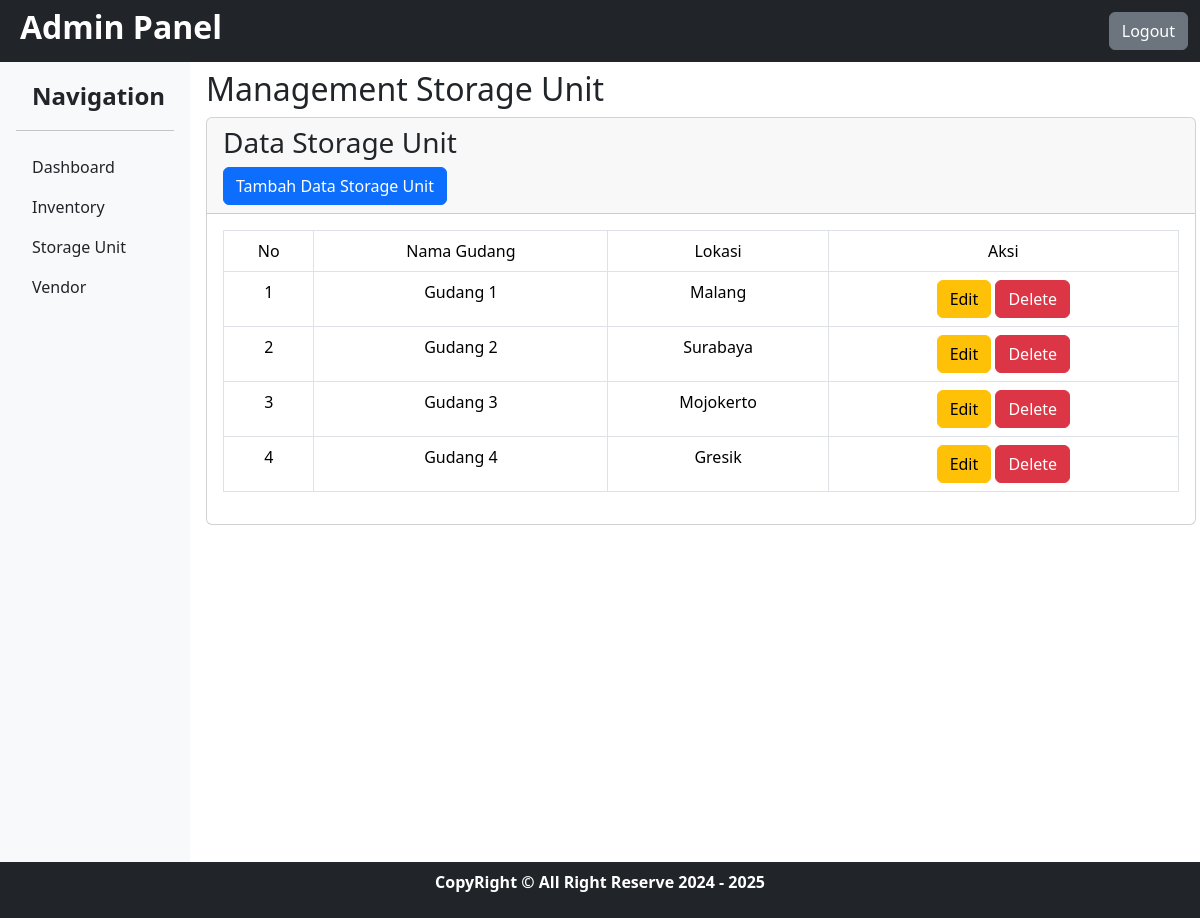
Page /views/storage_unit.php (signed in) on the committed database.
### tables this page shows
CREATE TABLE `storage_unit` (
  `id` int(11) NOT NULL,
  `nama_gudang` varchar(255) NOT NULL,
  `lokasi` varchar(255) NOT NULL
);

### views/storage_unit.php (the view, shortened to what this page needs)
<?php
include '../config/db.php';
$stmt = $conn->query('SELECT * FROM storage_unit');
$storage_unit = $stmt->fetchAll();
?>
<?php include '../partials/header.php' ?>
<div class="container-fluid">
    <div class="row">
        <div class="col-12 d-flex ps-0">
            <div class="col-2">
                <?php include '../partials/sidebar.php' ?>
            </div>
            <div class="col-10 mt-2 mx-2">
                <h2>Management Storage Unit</h2>
                <div class="card">
                    <div class="card-header">
                        <h3>Data Storage Unit</h3>
                        <a href="add_storage_unit.php" class="btn btn-primary">Tambah Data Storage Unit</a>
                    </div>
                    <div class="card-body">
                        <table class="table table-bordered">
                            <thead>
                                <tr class="text-center">
                                    <td>No</td>
                                    <td>Nama Gudang</td>
                                    <td>Lokasi</td>
                                    <td>Aksi</td>
                                </tr>
                            </thead>
                            <tbody>
                                <?php
                                $i = 1;
                                foreach($storage_unit as $storage_unit) :
                                ?>
                                <tr class="text-center">
                                    <td><?php echo $i++ ?></td>
                                    <td><?php echo $storage_unit['nama_gudang'] ?></td>
                                    <td><?php echo $storage_unit['lokasi'] ?></td>
                                    <td>
                                        <a href="edit_storage_unit.php?id=<?php echo $storage_unit['id'] ?>" class="btn btn-warning">Edit</a>
                                        <a href="?delete=<?php echo $storage_unit['id'] ?>" class="btn btn-danger" onclick="return confirm('Apakah Anda Yakin Untuk Menghapus?')">Delete</a>
                                    </td>
                                </tr>
                                <?php endforeach; ?>
                            </tbody>
                        </table>
                    </div>
                </div>
            </div>
        </div>
    </div>
</div>
<?php include '../partials/footer.php' ?>

### rows in the picture
storage_unit: nama_gudang "Gudang 1", lokasi "Malang"
storage_unit: nama_gudang "Gudang 2", lokasi "Surabaya"
storage_unit: nama_gudang "Gudang 3", lokasi "Mojokerto"
storage_unit: nama_gudang "Gudang 4", lokasi "Gresik"
